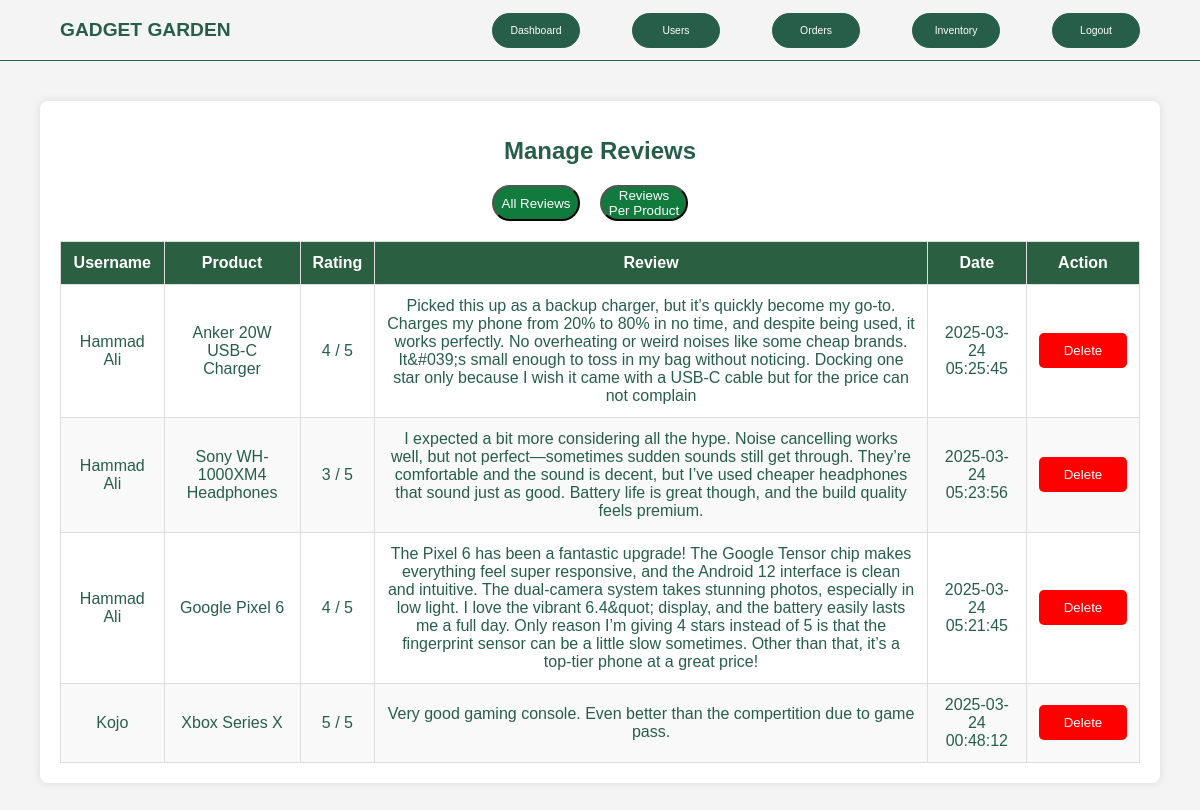
Page /views/adminReviews.php (signed in) on the committed database.
### tables this page shows
CREATE TABLE `reviews` (
  `review_id` int NOT NULL,
  `user_id` int NOT NULL,
  `product_id` int NOT NULL,
  `rating` int NOT NULL,
  `review_text` text NOT NULL,
  `created_at` timestamp NOT NULL DEFAULT CURRENT_TIMESTAMP
);

CREATE TABLE `users` (
  `user_id` int NOT NULL,
  `username` varchar(255) NOT NULL,
  `email` varchar(255) NOT NULL,
  `password_hash` varchar(255) NOT NULL,
  `created_at` timestamp NOT NULL DEFAULT CURRENT_TIMESTAMP,
  `admin` tinyint(1) DEFAULT '0',
  `phone` varchar(20) DEFAULT NULL,
  `role` enum('admin','manager','user') NOT NULL DEFAULT 'user',
  `memorable_phrase` varchar(255) NOT NULL
);

CREATE TABLE `products` (
  `product_id` int NOT NULL,
  `name` varchar(100) NOT NULL,
  `description` text,
  `price` decimal(10,2) NOT NULL,
  `stock` int NOT NULL,
  `state` varchar(100) NOT NULL DEFAULT 'New',
  `category_id` int DEFAULT NULL,
  `image` text
);

### views/adminReviews.php (the view, shortened to what this page needs)
<?php
require_once "../database/database.php";
$stmt = $pdo->prepare("SELECT role FROM users WHERE user_id = :user_id");
$stmt->bindParam(':user_id', $_SESSION['user_id'], PDO::PARAM_INT);
$stmt->execute();
$user = $stmt->fetch(PDO::FETCH_ASSOC);
$reviewsStmt = $pdo->prepare("
    SELECT r.review_id, r.rating, r.review_text, r.created_at, u.username,
           p.name AS product_name, r.product_id
    FROM reviews r
    JOIN users u ON r.user_id = u.user_id
    JOIN products p ON r.product_id = p.product_id
    ORDER BY r.created_at DESC
");
$reviewsStmt->execute();
$reviews = $reviewsStmt->fetchAll(PDO::FETCH_ASSOC);
?>
<!DOCTYPE html>
<html lang="en">
<head>
    <link rel="stylesheet" href="../public/css/navbar.css">
    <link rel="stylesheet" href="../public/css/styles.css">
    <link rel="stylesheet" href="../public/css/adminReviews.css">
</head>
<body>
<nav>
    <div class="nav-left">
        <a href="../index.php"><p id="logo-text">GADGET GARDEN</p></a>
    </div>
    <div class="nav-right">
        <a href="./dashboard.php"><button class="white-button">Dashboard</button></a>
        <?php if($user&&$user['role']==='admin'){?>
        <a href="manage_users.php"><button class="white-button">Users</button></a>
        <?php } ?>
        <a href="manage_orders.php"><button class="white-button">Orders</button></a>
        <a href="admin.php"><button class="white-button">Inventory</button></a>
        <a href="logout.php"><button class="green-button">Logout</button></a>
    </div>
</nav>
<div class="container">
    <h1>Manage Reviews</h1>
    <div class="tabs">
        <button id="allReviews-btn" class="tab-button" onclick="openTab('allReviews')">All Reviews</button>
        <button id="perProduct-btn" class="tab-button" onclick="openTab('perProduct')">Reviews Per Product</button>
    </div>
    <div id="allReviews" class="tab-content">
        <?php if (empty($reviews)) : ?>
            <p class="no-reviews">No reviews available.</p>
        <?php else : ?>
            <table>
                <thead>
                    <tr>
                        <th>Username</th>
                        <th>Product</th>
                        <th>Rating</th>
                        <th>Review</th>
                        <th>Date</th>
                        <th>Action</th>
                    </tr>
                </thead>
                <tbody>
                    <?php foreach ($reviews as $review) { ?>
                    <tr>
                        <td><?php echo htmlspecialchars($review['username']); ?></td>
                        <td><?php echo htmlspecialchars($review['product_name']); ?></td>
                        <td><?php echo htmlspecialchars($review['rating']); ?> / 5</td>
                        <td><?php echo htmlspecialchars($review['review_text']); ?></td>
                        <td><?php echo htmlspecialchars($review['created_at']); ?></td>
                        <td>
                            <form method="POST">
                                <button type="submit" name="delete_review" class="delete-button">Delete</button>
                            </form>
                        </td>
                    </tr>
                    <?php } ?>
                </tbody>
            </table>
        <?php endif; ?>
    </div>
</div>
</body>
</html>

### public/css/navbar.css (style rules this page uses)
nav { display: flex; justify-content: space-between; align-items: center; height: 10%; padding: 0 5% 0 5%; border-bottom: 1px solid #275E4A; }
.nav-right { display: flex; justify-content: space-between; align-items: center; width: 60%; }
.white-button, .green-button { border: 0.1rem solid #275E4A; background-color: #275E4A; color: white; font-size: 2rem; cursor: pointer; }

### public/css/styles.css (style rules this page uses)
html { scroll-behavior: smooth; }
body { margin:0; padding:0; font-family: 'Inter', sans-serif; color:#275E4A; }
a { text-decoration: none; color: inherit; }
button { background-color: transparent; border-radius: 1.5rem; color:#275E4A; width: 5.5rem; height: 2.2rem; }
#logo-text { font-size: 1.2rem; font-weight: bold ; }
.white-button { border: 0.1rem solid #275E4A; font-size: 0.65rem; }
.green-button { border: 0.1rem solid #275E4A; background-color: #275E4A; color: white; font-size: 0.65rem; }

### public/css/adminReviews.css (style rules this page uses)
body { font-family: Arial, sans-serif; background-color: #f4f4f4; margin: 0; padding: 0; }
.container { width: 90%; max-width: 1100px; margin: 40px auto; background: white; padding: 20px; border-radius: 8px; box-shadow: 0px 0px 10px rgba(0, 0, 0, 0.1); }
h1 { text-align: center; font-size: 24px; margin-bottom: 20px; }
table { width: 100%; border-collapse: collapse; margin-top: 20px; background: white; }
th, td { border: 1px solid #ddd; padding: 12px; text-align: center; }
th { background: #2a6041; color: white; }
tr:nth-child(even) { background: #f9f9f9; }
.delete-button { background: red; color: white; border: none; padding: 8px 12px; border-radius: 5px; cursor: pointer; }
.tabs { display: flex; justify-content: center; margin-bottom: 20px; }
.tab-button { background-color: #117A3D; color: white; cursor: pointer; margin-right: 20px; }

### rows in the picture
reviews: user.username "Hammad Ali", product.name "Anker 20W USB-C Charger", rating "4", review_text "Picked this up as a backup charger, but it’s quickly become my go-to. Charges my phone from 20% to 80% in no time, and despite being used, it works perfectly. No overheating or weird noises like some cheap brands. It&#039;s small enough to toss in my bag without noticing. Docking one star only because I wish it came with a USB-C cable but for the price can not complain", created_at "2025-03-24 05:25:45"
reviews: user.username "Hammad Ali", product.name "Sony WH-1000XM4 Headphones", rating "3", review_text "I expected a bit more considering all the hype. Noise cancelling works well, but not perfect—sometimes sudden sounds still get through. They’re comfortable and the sound is decent, but I’ve used cheaper headphones that sound just as good. Battery life is great though, and the build quality feels premium.", created_at "2025-03-24 05:23:56"
reviews: user.username "Hammad Ali", product.name "Google Pixel 6", rating "4", review_text "The Pixel 6 has been a fantastic upgrade! The Google Tensor chip makes everything feel super responsive, and the Android 12 interface is clean and intuitive. The dual-camera system takes stunning photos, especially in low light. I love the vibrant 6.4&quot; display, and the battery easily lasts me a full day. Only reason I’m giving 4 stars instead of 5 is that the fingerprint sensor can be a little slow sometimes. Other than that, it’s a top-tier phone at a great price!", created_at "2025-03-24 05:21:45"
reviews: user.username "Kojo", product.name "Xbox Series X", rating "5", review_text "Very good gaming console. Even better than the compertition due to game pass.", created_at "2025-03-24 00:48:12"
